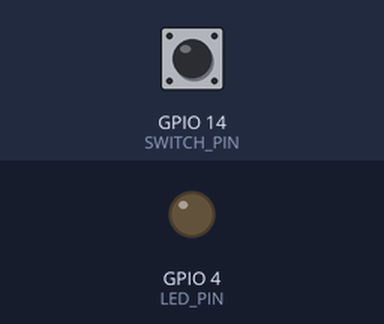
Simulated run of this program. Board: Raspberry Pi (BCM pin numbers). On the bench: output pins drawn as LEDs (lit = HIGH). Inputs (shaded band) come from the test bench; at power-on: GPIO 14 (SWITCH_PIN) LOW. What the program prints to the terminal is not drawn.

Above: at 1.2 s.
1.3 s: GPIO 14 (SWITCH_PIN) pulled HIGH for 0.15 s
At 1.37 s:
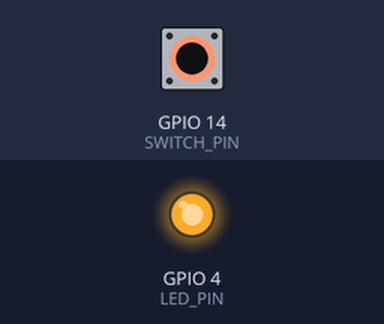
2.9 s: GPIO 14 (SWITCH_PIN) pulled HIGH for 3.2 s
At 7.3 s:
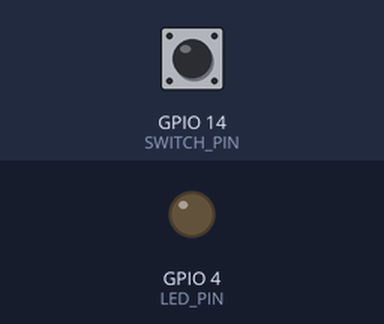
Timing chart, 0 to 8.8 s (numbered marks = the images above; inputs shaded):
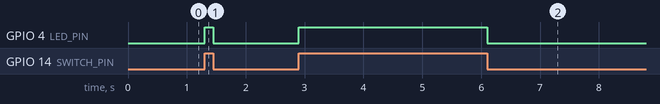

The program:

switch.led.py
```python
import RPi.GPIO as GPIO

LED_PIN = 4
SWITCH_PIN = 14
GPIO.setmode(GPIO.BCM)
GPIO.setup(LED_PIN,GPIO.OUT)
GPIO.setup(SWITCH_PIN, GPIO.IN, pull_up_down=GPIO.PUD_DOWN) #내부풀다운저항

try :
    while True:
        val = GPIO.input(SWITCH_PIN) #누르지 않으면 0,누르면 1
        print(val)
        GPIO.output(LED_PIN, val) #val이 0 또는 1임으로 굳이 함수를 쓸필요가 없다

finally:
    GPIO.cleanup()
    print("clean and out")
```

Measured:
- after the input at 1.3 s, GPIO 4 (LED_PIN): LOW → HIGH at once, → LOW 0.15 s later
- after the input at 2.9 s, GPIO 4 (LED_PIN): LOW → HIGH at once, → LOW 3.2 s later
